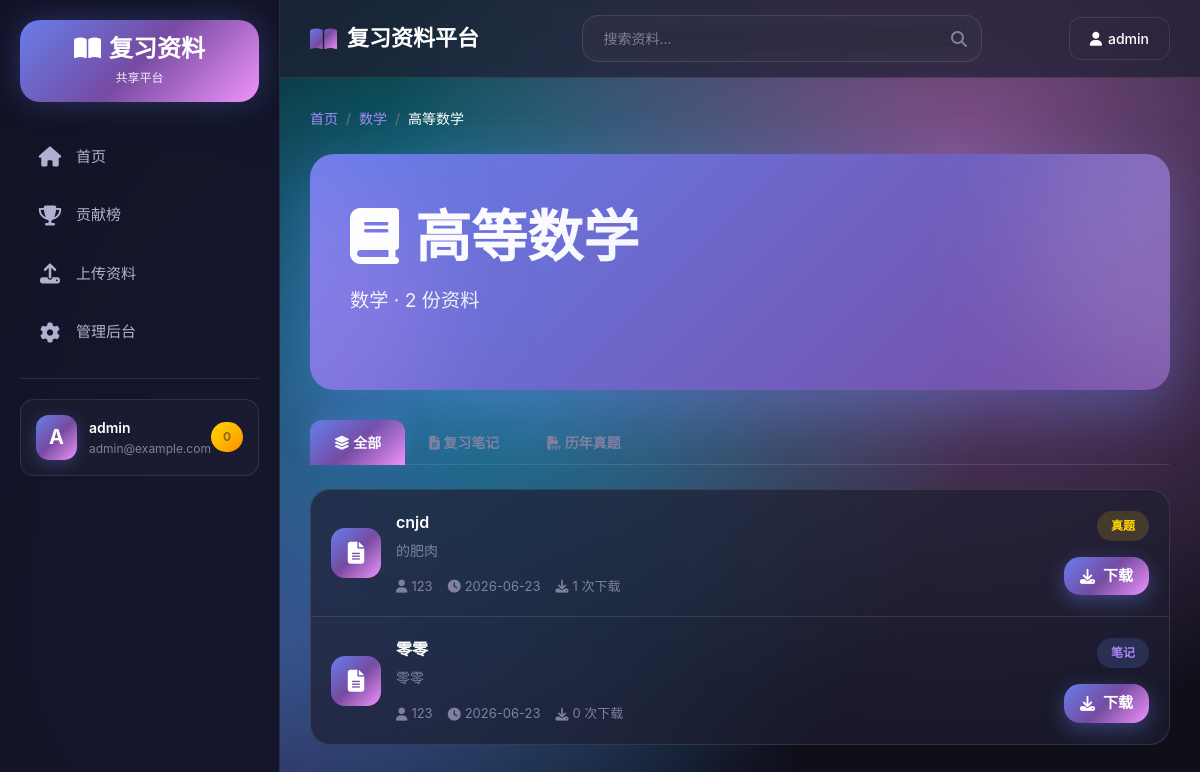
The app's page /course/1 (signed in) with its own data.
### app/models.py (models this page shows, shortened)
class User(UserMixin, db.Model):
    id = db.Column(db.Integer, primary_key=True)
    username = db.Column(db.String(80), unique=True, nullable=False)
    email = db.Column(db.String(120), unique=True, nullable=False)
    password_hash = db.Column(db.String(128), nullable=False)
    is_admin = db.Column(db.Boolean, default=False)
    points = db.Column(db.Integer, default=0)
    created_at = db.Column(db.DateTime, default=datetime.utcnow)
    materials = db.relationship('Material', backref='uploader', lazy='dynamic')
    downloads = db.relationship('DownloadRecord', backref='user', lazy='dynamic')

class Course(db.Model):
    id = db.Column(db.Integer, primary_key=True)
    name = db.Column(db.String(100), nullable=False)
    category = db.Column(db.String(50), nullable=False)
    materials = db.relationship('Material', backref='course', lazy='dynamic')

class Material(db.Model):
    id = db.Column(db.Integer, primary_key=True)
    title = db.Column(db.String(200), nullable=False)
    description = db.Column(db.Text)
    file_path = db.Column(db.String(255), nullable=False)
    file_type = db.Column(db.String(20), nullable=False)
    material_type = db.Column(db.String(20), nullable=False)
    uploader_id = db.Column(db.Integer, db.ForeignKey('user.id'))
    course_id = db.Column(db.Integer, db.ForeignKey('course.id'))
    upload_time = db.Column(db.DateTime, default=datetime.utcnow)
    download_count = db.Column(db.Integer, default=0)
    is_approved = db.Column(db.Boolean, default=True)
    downloads = db.relationship('DownloadRecord', backref='material', lazy='dynamic')

### app/main.py (the view)
@bp.route('/course/<int:course_id>')
def course(course_id):
    course = Course.query.get_or_404(course_id)
    materials = Material.query.filter_by(course_id=course_id, is_approved=True).order_by(Material.upload_time.desc())
    material_types = ['all', 'notes', 'exam']
    selected_type = request.args.get('type', 'all')
    if selected_type != 'all':
        materials = materials.filter_by(material_type=selected_type)
    materials = materials.all()
    return render_template('main/course.html',
                           course=course,
                           materials=materials,
                           selected_type=selected_type)

### app/models.py (called while the page is built)
@login_manager.user_loader
def load_user(user_id):
    return User.query.get(int(user_id))

### app/templates/main/course.html (shortened to what this page needs)
{% extends 'base.html' %}
{% block content %}
<nav aria-label="breadcrumb" class="mb-4">
    <ol class="breadcrumb">
        <li class="breadcrumb-item"><a href="{{ url_for('main.index') }}">首页</a></li>
        <li class="breadcrumb-item"><a href="{{ url_for('main.category', category_name=course.category) }}">{{ course.category }}</a></li>
        <li class="breadcrumb-item active">{{ course.name }}</li>
    </ol>
</nav>
<div class="hero-section mb-6 animate-fade-in-up" style="background: linear-gradient(135deg, #667eea 0%, #764ba2 100%);">
    <div class="hero-content">
        <h1><i class="fas fa-book mr-3"></i>{{ course.name }}</h1>
        <p>{{ course.category }} · {{ materials|length }} 份资料</p>
    </div>
</div>
<ul class="nav nav-tabs mb-4">
    <li class="nav-item">
        <a class="nav-link {% if selected_type == 'all' %}active{% endif %}" href="{{ url_for('main.course', course_id=course.id) }}">
            <i class="fas fa-layer-group"></i> 全部
        </a>
    </li>
    <li class="nav-item">
        <a class="nav-link {% if selected_type == 'notes' %}active{% endif %}" href="{{ url_for('main.course', course_id=course.id, type='notes') }}">
            <i class="fas fa-file-alt"></i> 复习笔记
        </a>
    </li>
    <li class="nav-item">
        <a class="nav-link {% if selected_type == 'exam' %}active{% endif %}" href="{{ url_for('main.course', course_id=course.id, type='exam') }}">
            <i class="fas fa-file-pdf"></i> 历年真题
        </a>
    </li>
</ul>
<div class="material-list animate-fade-in-up delay-200">
    {% if materials %}
        {% for material in materials %}
        <div class="material-item" style="cursor: default;">
            <div class="material-item-icon">
                <i class="fas fa-file-alt"></i>
            </div>
            <div class="material-item-content">
                <div class="material-item-title">{{ material.title }}</div>
                {% if material.description %}
                <p class="text-muted small mt-1" style="color: var(--text-muted);">{{ material.description }}</p>
                {% endif %}
                <div class="material-item-meta">
                    <span><i class="fas fa-user"></i>{{ material.uploader.username }}</span>
                    <span><i class="fas fa-clock"></i>{{ material.upload_time.strftime('%Y-%m-%d') }}</span>
                    <span><i class="fas fa-download"></i>{{ material.download_count }} 次下载</span>
                </div>
            </div>
            <div class="material-item-stats">
                <span class="material-badge {{ 'badge-notes' if material.material_type == 'notes' else 'badge-exam' }}">
                    {{ '笔记' if material.material_type == 'notes' else '真题' }}
                </span>
                <a href="{{ url_for('main.download', material_id=material.id) }}" class="btn btn-primary mt-2" style="padding: 8px 16px;">
                    <i class="fas fa-download"></i> 下载
                </a>
            </div>
        </div>
        {% endfor %}
    {% endif %}
</div>
{% endblock %}

### app/templates/base.html (shortened to what this page needs)
<!DOCTYPE html>
<html lang="zh-CN">
<head>
    <link rel="stylesheet" href="https://cdn.jsdelivr.net/npm/bootstrap@4.6.2/dist/css/bootstrap.min.css">
    <link rel="stylesheet" href="https://cdnjs.cloudflare.com/ajax/libs/font-awesome/6.4.0/css/all.min.css">
</head>
<body>
    <div class="app-container">
        <aside class="sidebar" id="sidebar">
            <div class="sidebar-logo">
                <h1><i class="fas fa-book-open mr-2"></i>复习资料</h1>
                <p>共享平台</p>
            </div>
            <ul class="sidebar-nav">
                <li>
                    <a href="{{ url_for('main.index') }}" class="{% if request.endpoint == 'main.index' %}active{% endif %}">
                        <i class="fas fa-home"></i>首页
                    </a>
                </li>
                <li>
                    <a href="{{ url_for('main.leaderboard') }}" class="{% if request.endpoint == 'main.leaderboard' %}active{% endif %}">
                        <i class="fas fa-trophy"></i>贡献榜
                    </a>
                </li>
                {% if current_user.is_authenticated %}
                <li>
                    <a href="{{ url_for('main.upload') }}" class="{% if request.endpoint == 'main.upload' %}active{% endif %}">
                        <i class="fas fa-upload"></i>上传资料
                    </a>
                </li>
                {% endif %}
                {% if current_user.is_authenticated and current_user.is_admin %}
                <li>
                    <a href="{{ url_for('admin.admin_dashboard') }}" class="{% if request.endpoint.startswith('admin') %}active{% endif %}">
                        <i class="fas fa-cog"></i>管理后台
                    </a>
                </li>
                {% endif %}
            </ul>
            <div class="sidebar-divider"></div>
            {% if current_user.is_authenticated %}
            <div class="sidebar-user">
                <div class="sidebar-user-avatar">{{ current_user.username[0].upper() }}</div>
                <div class="sidebar-user-info">
                    <div class="name">{{ current_user.username }}</div>
                    <div class="email">{{ current_user.email }}</div>
                </div>
                <div class="sidebar-user-points">{{ current_user.points }}</div>
            </div>
            {% endif %}
        </aside>
        <div class="main-content">
            <nav class="navbar">
                <a class="navbar-brand" href="{{ url_for('main.index') }}">
                    <i class="fas fa-book-open"></i>复习资料平台
                </a>
                <div class="search-container">
                    <form action="{{ url_for('main.search') }}" method="get">
                        <input type="search" name="keyword" placeholder="搜索资料..." autocomplete="off">
                        <i class="fas fa-search"></i>
                    </form>
                </div>
                <div class="navbar-actions">
                    {% if current_user.is_authenticated %}
                    <div class="dropdown">
                        <button class="navbar-btn navbar-btn-outline" data-toggle="dropdown">
                            <i class="fas fa-user"></i> {{ current_user.username }}
                        </button>
                    </div>
                    {% endif %}
                </div>
            </nav>
            <main>
                {% block content %}{% endblock %}
            </main>
        </div>
    </div>
</body>
</html>

### records on screen
User: username "A", username "admin", email "admin@example.com", points "0"
Course: category "数学", name "高等数学"
Material: title "cnjd", description "的肥肉", uploader.username "123", upload_time "2026-06-23", download_count "1", material_type "真题"
Material: title "零零", description "零零", uploader.username "123", upload_time "2026-06-23", download_count "0", material_type "笔记"

### other values on screen
{{ materials|length }} "2"
